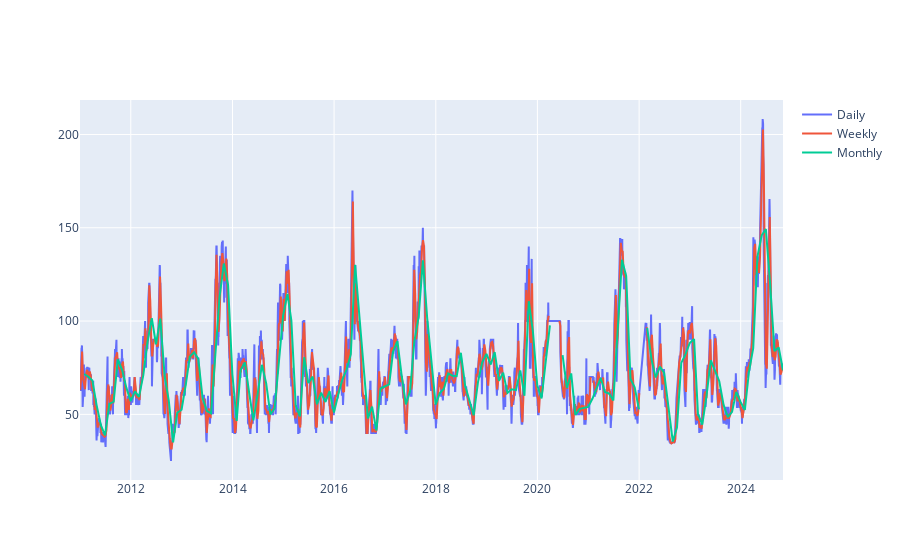

The cell this chart's notebook holds for it:
### Code cell
fig = go.Figure()
fig.add_trace(go.Scatter(x=ws_adj.index, y=ws_adj['tomato_bol'], mode='lines', name='Daily'))
fig.add_trace(go.Scatter(x=WS_weekly.index, y=WS_weekly['tomato_bol'], mode='lines', name='Weekly'))
fig.add_trace(go.Scatter(x=WS_monthly.index, y=WS_monthly['tomato_bol'], mode='lines', name='Monthly'))

### Figure 1 — Plotly figure (JSON) as saved in the notebook; plotly's stock layout.template omitted (floating-point values rounded to 4 significant figures; data arrays with more than 128 entries replaced by an {"elided": "..."} marker saying what was removed)
{"data": [{"mode": "lines", "name": "Daily", "type": "scatter", "x": {"elided": "4070 str values"}, "y": {"elided": "4070 float values"}}, {"mode": "lines", "name": "Weekly", "type": "scatter", "x": {"elided": "722 str values"}, "y": {"elided": "722 float values"}}, {"mode": "lines", "name": "Monthly", "type": "scatter", "x": {"elided": "166 str values"}, "y": {"elided": "166 float values"}}], "layout": {}}
